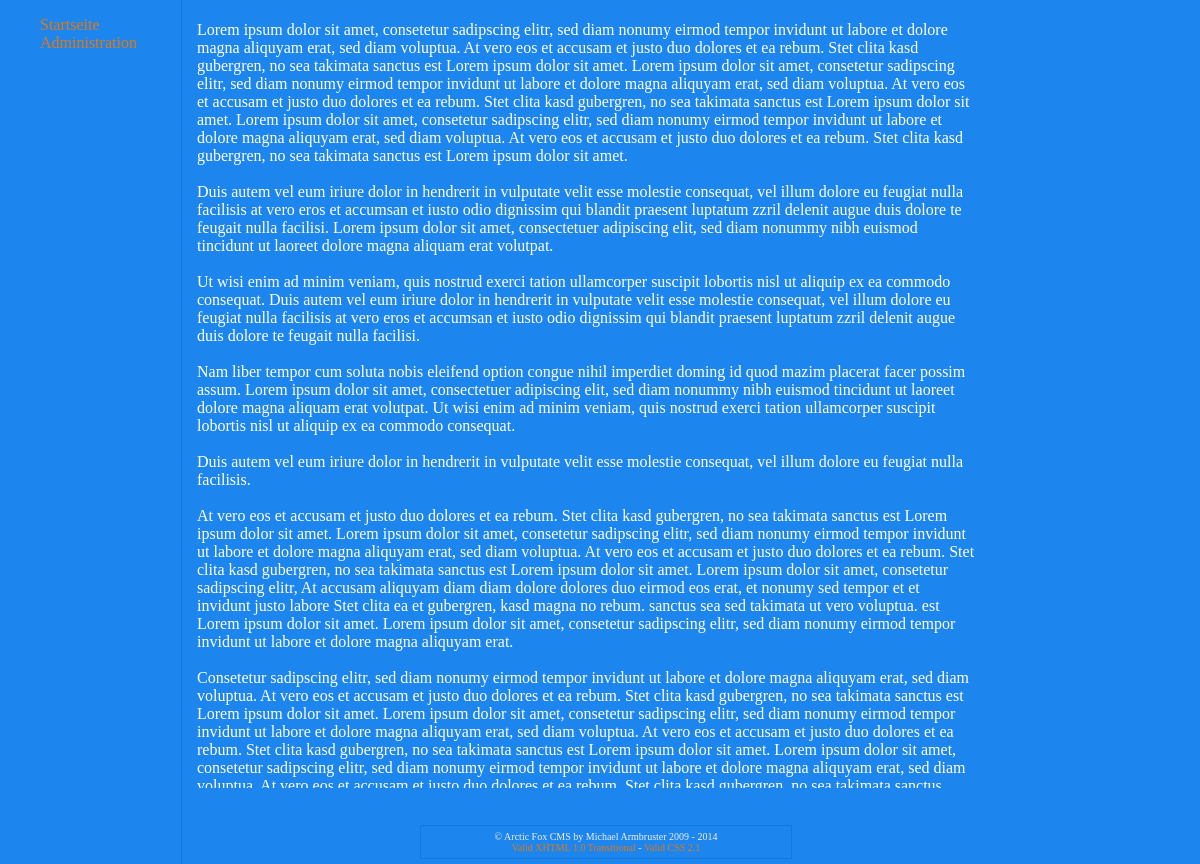
The page / on the database its author committed.
### tables this page shows
CREATE TABLE IF NOT EXISTS `dev_navigation` (
  `id` int(11) NOT NULL auto_increment,
  `page_title` varchar(255) NOT NULL,
  `nav_title` varchar(255) NOT NULL,
  `order` int(11) NOT NULL,
  PRIMARY KEY  (`id`),
  UNIQUE KEY `page_title` (`page_title`,`nav_title`)
);

CREATE TABLE IF NOT EXISTS `dev_content` (
  `id` int(11) NOT NULL auto_increment,
  `time` int(11) NOT NULL,
  `page` varchar(255) NOT NULL,
  `content` longtext NOT NULL,
  `created_by` varchar(255) NOT NULL,
  `access_rights` int(11) NOT NULL,
  PRIMARY KEY  (`id`),
  UNIQUE KEY `page` (`page`)
);

### index.php (the view, shortened to what this page needs)
<?php
$page = $_GET['page'] ? $_GET['page'] : 'index';
$result_content = mysql_query('SELECT content, page FROM '.MYSQL_PREFIX.'_content WHERE page="'.$page.'" LIMIT 1') or die(mysql_error());
$result_navigation = mysql_query('SELECT nav_title, page_title FROM '.MYSQL_PREFIX.'_navigation ORDER BY `order`') or die(mysql_error());
$content = mysql_fetch_array($result_content);
echo('<ul id="navigation" style="list-style-type:none;">');
while($row = mysql_fetch_array($result_navigation)) {
 echo('<li><a href="'.$_SERVER['PHP_SELF'].'?page='.$row['page_title'].'">'.$row['nav_title'].'</a></li>');
}
echo('</ul>');
echo('<div id="navborder"></div>');
echo('<div id="content">'.str_replace('\\\'', '\'', $content['content']).'</div>');
include(TEMPLATES.'footer.htm');
?>

### functions.inc.php
<?php
function years() {
 $firstYear = 2009;
 $currentYearString = date('Y');
 $currentYear = intval($currentYearString);
 if($currentyear == $firstYear) {
  echo $firstYear;
 } else {
  echo $firstYear.' - '.$currentYear;
 }
}
?>

### acp/style/style.css (style rules this page uses)
body { background-color:#1c86ee; color:#ffffff; margin:0px; }
#footer { color:#eeeeee; font-size:x-small; text-align:center; position:fixed; bottom:5px; left:35%; width:30%; border:1px solid #107ae2; padding:5px; }
a { text-decoration:none; color:#e37911; }
#navigation { position:absolute; width:15%; left:0px; top:0px; height:100%; list-style-type:none; }
#content { position:absolute; left:16%; width:65%; height:90%; overflow:hidden; padding:5px; }
#navborder { position:absolute; left:15%; width:1px; height:100%; border-right:1px solid #107ae2; }

### rows shown on the page
dev_navigation: nav_title "Startseite"
dev_navigation: nav_title "Administration"
dev_content: content "Lorem ipsum dolor sit amet, consetetur sadipscing elitr, sed diam nonumy eirmod tempor invidunt ut labore et dolore magna aliquyam erat, sed diam voluptua. At vero eos et accusam et justo duo dolores et ea rebum. Stet clita kasd gubergren, no sea takimata sanctus est Lorem ipsum dolor sit amet. Lorem ipsum dolor sit amet, consetetur sadipscing elitr, sed diam nonumy eirmod tempor invidunt ut labore et dolore magna aliquyam erat, sed diam voluptua. At vero eos et accusam et justo duo dolores et ea rebum. Stet clita kasd gubergren, no sea takimata sanctus est Lorem ipsum dolor sit amet. Lorem ipsum dolor sit amet, consetetur sadipscing elitr, sed diam nonumy eirmod tempor invidunt ut labore…"

### other values the page prints
$firstYear "2009"
